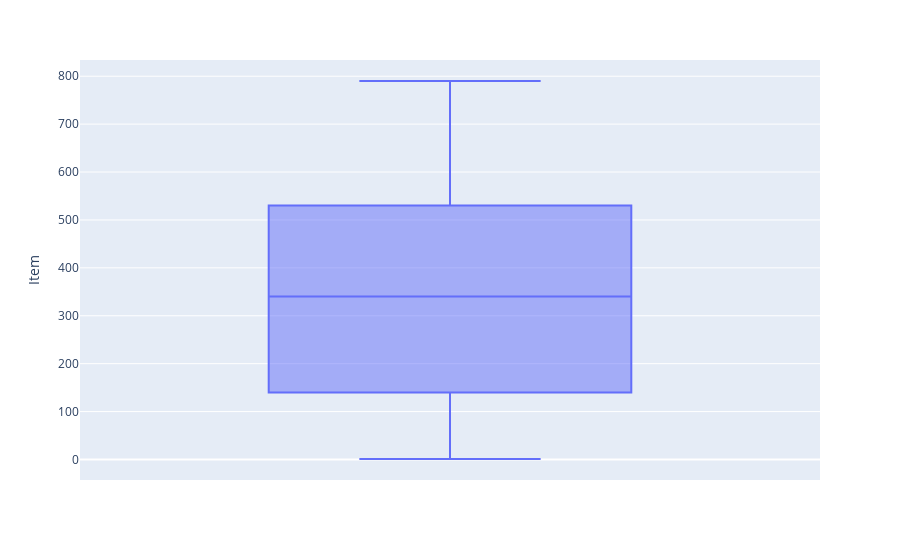

The cell this chart's notebook holds for it:
### Code cell
px.box(data,y='Item')

### Figure 1 — Plotly figure (JSON) as saved in the notebook; plotly's stock layout.template omitted (floating-point values rounded to 4 significant figures; data arrays with more than 128 entries replaced by an {"elided": "..."} marker saying what was removed)
{"data": [{"alignmentgroup": "True", "hovertemplate": "Item=%{y}<extra></extra>", "legendgroup": "", "marker": {"color": "#636efa"}, "name": "", "notched": false, "offsetgroup": "", "orientation": "v", "showlegend": false, "type": "box", "x0": " ", "xaxis": "x", "y": {"elided": "110786 int values"}, "y0": " ", "yaxis": "y"}], "layout": {"boxmode": "group", "legend": {"tracegroupgap": 0}, "margin": {"t": 60}, "xaxis": {"anchor": "y", "domain": [0, 1]}, "yaxis": {"anchor": "x", "domain": [0, 1], "title": {"text": "Item"}}}}
